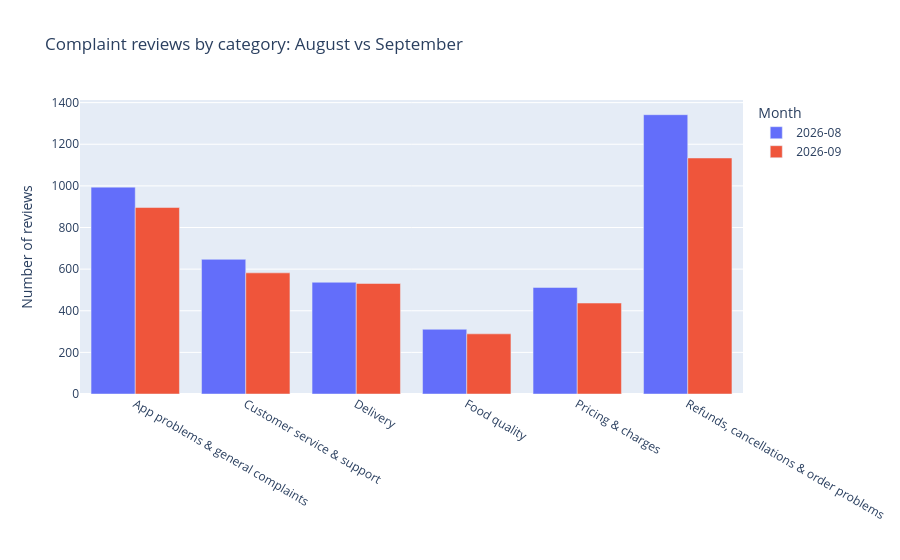

Notebook code for this chart:
### Code cell
m = final_v2[final_v2["month"].isin(["2026-08", "2026-09"]) & final_v2["aspect"].isin(complaint_cats)]
mc = m.groupby(["aspect", "month"]).size().reset_index(name="reviews")

fig = px.bar(mc, x="aspect", y="reviews", color="month", barmode="group",
             title="Complaint reviews by category: August vs September")
fig.update_layout(xaxis_title="", yaxis_title="Number of reviews", legend_title="Month")
fig.show()

piv = mc.pivot(index="aspect", columns="month", values="reviews")
piv["change_%"] = ((piv["2026-09"] - piv["2026-08"]) / piv["2026-08"] * 100).round(1)
print(piv)
print("\nreviews in all months:", final_v2.groupby("month").size().to_dict())

### Figure 1 — Plotly figure (JSON) as saved in the notebook; plotly's stock layout.template omitted (floating-point values rounded to 4 significant figures)
{"data": [{"alignmentgroup": "True", "hovertemplate": "month=2026-08<br>aspect=%{x}<br>reviews=%{y}<extra></extra>", "legendgroup": "2026-08", "marker": {"color": "#636efa", "pattern": {"shape": ""}}, "name": "2026-08", "offsetgroup": "2026-08", "orientation": "v", "showlegend": true, "textposition": "auto", "type": "bar", "x": ["App problems & general complaints", "Customer service & support", "Delivery", "Food quality", "Pricing & charges", "Refunds, cancellations & order problems"], "xaxis": "x", "y": [994, 647, 537, 311, 512, 1342], "yaxis": "y"}, {"alignmentgroup": "True", "hovertemplate": "month=2026-09<br>aspect=%{x}<br>reviews=%{y}<extra></extra>", "legendgroup": "2026-09", "marker": {"color": "#EF553B", "pattern": {"shape": ""}}, "name": "2026-09", "offsetgroup": "2026-09", "orientation": "v", "showlegend": true, "textposition": "auto", "type": "bar", "x": ["App problems & general complaints", "Customer service & support", "Delivery", "Food quality", "Pricing & charges", "Refunds, cancellations & order problems"], "xaxis": "x", "y": [896, 582, 531, 289, 437, 1134], "yaxis": "y"}], "layout": {"autosize": true, "barmode": "group", "legend": {"title": {"text": "Month"}, "tracegroupgap": 0}, "title": {"text": "Complaint reviews by category: August vs September"}, "xaxis": {"anchor": "y", "autorange": true, "domain": [0, 1], "range": [-0.5, 5.5], "title": {"text": ""}, "type": "category"}, "yaxis": {"anchor": "x", "autorange": true, "domain": [0, 1], "range": [0, 1413.0], "title": {"text": "Number of reviews"}, "type": "linear"}}}
